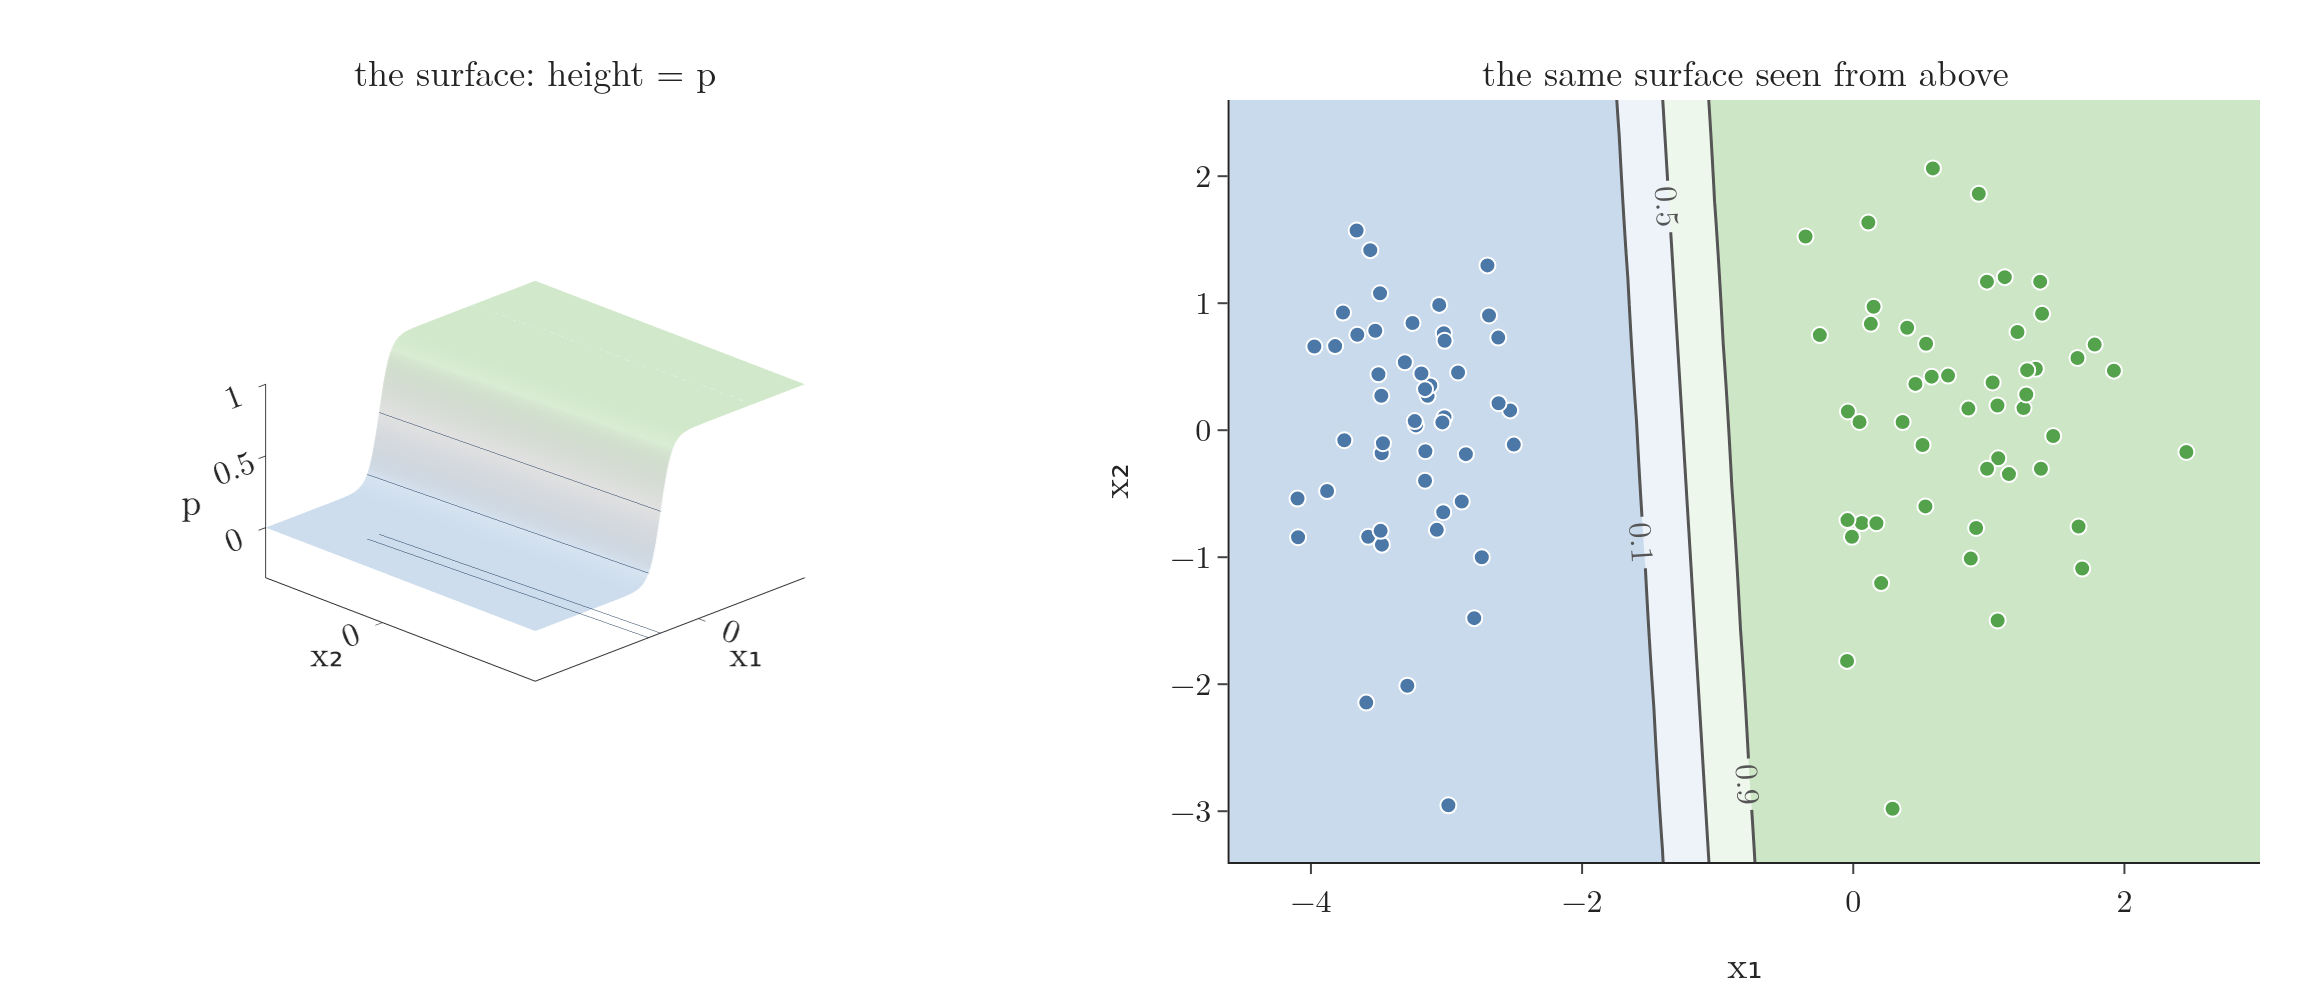

Write the Python code that produced this figure.
"""The probability surface behind the 'unsure band' of separable_growth.gif: p = sigma(w0 + w1 x1 + w2 x2) for the
weights after 50,000 epochs on the perfectly separated points. Left: the surface; right: the same surface seen from
above with the contour lines p = 0.1, 0.5, 0.9 and the points (Plotly)."""
from pathlib import Path
import numpy as np
import plotly.graph_objects as go
from plotly.subplots import make_subplots
from sklearn.datasets import make_classification
from surface_tilt import surface_traces, scene

here = Path(__file__).parent
FONT = dict(family="Latin Modern Roman", size=16)
sig = lambda z: 1 / (1 + np.exp(-z))
Xs, ys = make_classification(n_samples=100, n_features=2, n_informative=1, n_redundant=0, n_classes=2,
                             n_clusters_per_class=1, random_state=41, hypercube=False, class_sep=20)
w = np.array([8.20, 6.52, 0.37])
XR, YR = [-4.6, 3.0], [-3.4, 2.6]
gx, gy = np.linspace(*XR, 120), np.linspace(*YR, 120)
P = sig(w[0] + w[1] * gx[None, :] + w[2] * gy[:, None])
CS = [[0, "#C9DAEC"], [0.5, "#FFFFFF"], [1, "#CDE6C6"]]
tr, zf = surface_traces(gx, gy, P, (0.1, 0.9, 0.4), colorscale=CS)
fig = make_subplots(1, 2, specs=[[{"type": "scene"}, {}]], horizontal_spacing=0.08,
                    subplot_titles=("the surface: height = p", "the same surface seen from above"))
for t in tr:
    fig.add_trace(t, 1, 1)
fig.update_scenes(scene(gx, gy, P, zf, "x₁", "x₂", "p", (-1.7, -1.7, 1.0), 3), row=1, col=1)
fig.add_trace(go.Contour(x=gx, y=gy, z=P, colorscale=CS, zmin=0, zmax=1, showscale=False,
                         contours=dict(start=0.1, end=0.9, size=0.4, showlabels=True), line=dict(width=1.5, color="#555")), 1, 2)
for k, c in ((1, "#54A24B"), (0, "#4C78A8")):
    fig.add_trace(go.Scatter(x=Xs[ys == k, 0], y=Xs[ys == k, 1], mode="markers",
                             marker=dict(color=c, size=8, line=dict(color="white", width=1))), 1, 2)
fig.update_xaxes(title="x₁", range=XR, row=1, col=2)
fig.update_yaxes(title="x₂", range=YR, row=1, col=2)
fig.update_layout(template="simple_white", width=1150, height=500, showlegend=False, font=FONT,
                  margin=dict(l=10, r=20, t=50, b=60))
fig.update_annotations(font_size=18)
fig.write_image(here / "surface_panel.png", scale=2)
fig.write_image(here / "surface_panel.pdf")
print("p at (0,0) =", round(float(sig(w[0])), 4))
